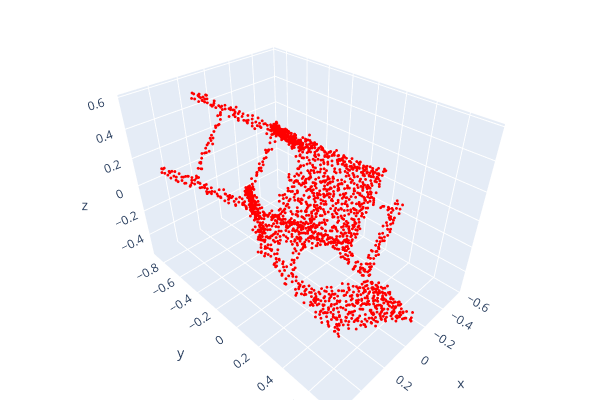
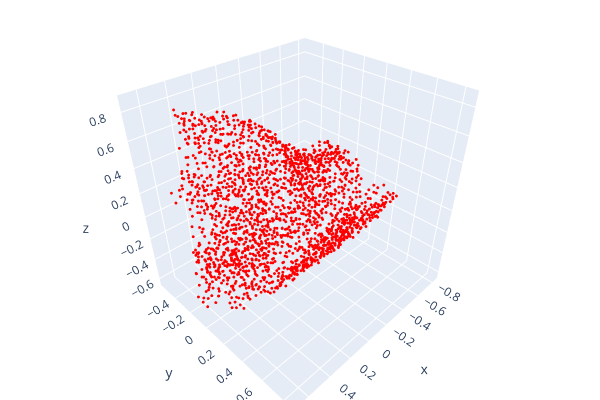

Write notebook code for charts like these, in order.
### Code cell
import open3d as o3d
import numpy as np

train_data = apply_transformations(train_data)
test_data = data_test_transform(test_data)

# Preprocess data
train_data = train_data.astype('float32')
test_data = test_data.astype('float32')
num_classes = len(np.unique(train_label))
train_label = to_categorical(train_label, num_classes)
test_label = to_categorical(test_label, num_classes)

# Choose an index for visualization (adjust as needed)
train_index = 2050  # index of the object in the training set
test_index = 2080   # index of the object in the test set

# Visualize an object from the training set
visualize_point_cloud(train_data[train_index])

# Visualize an object from the test set
visualize_point_cloud(test_data[test_index])

### Figure 1 — Plotly figure (JSON) as saved in the notebook; plotly's stock layout.template omitted (floating-point values rounded to 4 significant figures; data arrays with more than 128 entries replaced by an {"elided": "..."} marker saying what was removed)
{"data": [{"marker": {"color": {"elided": "2048x3 int values"}, "size": 1}, "mode": "markers", "type": "scatter3d", "x": {"elided": "2048 float values"}, "y": {"elided": "2048 float values"}, "z": {"elided": "2048 float values"}}], "layout": {"height": 400, "margin": {"b": 0, "l": 0, "r": 0, "t": 0}, "scene": {"camera": {"center": {"x": 0, "y": 0, "z": 0}, "up": {"x": 0, "y": 0, "z": 1}}}, "showlegend": false, "width": 600}}

### Figure 2 — Plotly figure (JSON) as saved in the notebook; plotly's stock layout.template omitted (floating-point values rounded to 4 significant figures; data arrays with more than 128 entries replaced by an {"elided": "..."} marker saying what was removed)
{"data": [{"marker": {"color": {"elided": "2048x3 int values"}, "size": 1}, "mode": "markers", "type": "scatter3d", "x": {"elided": "2048 float values"}, "y": {"elided": "2048 float values"}, "z": {"elided": "2048 float values"}}], "layout": {"height": 400, "margin": {"b": 0, "l": 0, "r": 0, "t": 0}, "scene": {"camera": {"center": {"x": 0, "y": 0, "z": 0}, "up": {"x": 0, "y": 0, "z": 1}}}, "showlegend": false, "width": 600}}
